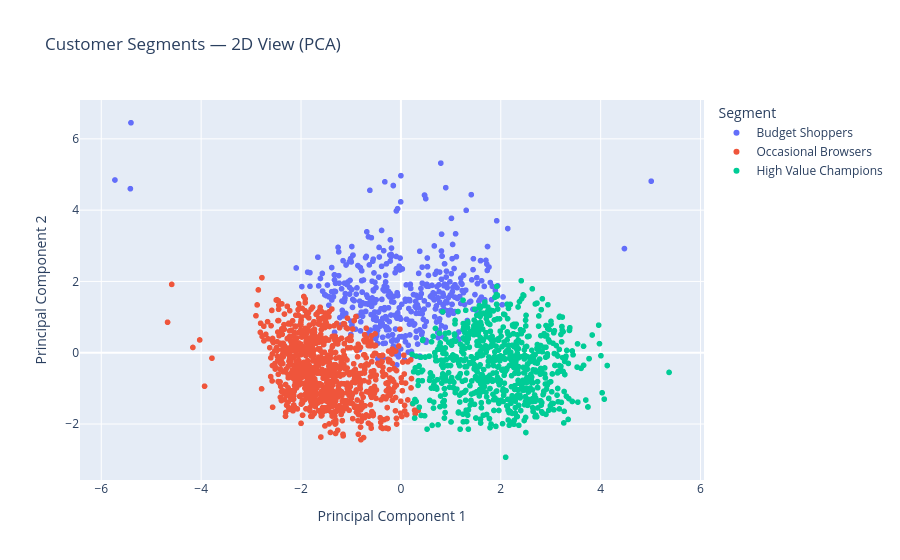

The code cell stored with this chart in its notebook:
### Code cell
segment_names = {
    0: "Budget Shoppers",
    1: "Occasional Browsers",
    2: "High Value Champions"
}

# Replace numeric labels with segment names for the legend
pca_labels = pd.Series(labels).map(segment_names)

fig = px.scatter(
    data_frame=X_pca,
    x="PC1",
    y="PC2",
    color=pca_labels,
    title="Customer Segments — 2D View (PCA)",
    labels={"color": "Segment"}
)
fig.update_layout(
    xaxis_title="Principal Component 1",
    yaxis_title="Principal Component 2"
)
fig.show()

### Figure 1 — Plotly figure (JSON) as saved in the notebook; plotly's stock layout.template omitted (floating-point values rounded to 4 significant figures; data arrays with more than 128 entries replaced by an {"elided": "..."} marker saying what was removed)
{"data": [{"hovertemplate": "Segment=Budget Shoppers<br>PC1=%{x}<br>PC2=%{y}<extra></extra>", "legendgroup": "Budget Shoppers", "marker": {"color": "#636efa", "symbol": "circle"}, "mode": "markers", "name": "Budget Shoppers", "showlegend": true, "type": "scattergl", "x": {"elided": "462 float values"}, "xaxis": "x", "y": {"elided": "462 float values"}, "yaxis": "y"}, {"hovertemplate": "Segment=Occasional Browsers<br>PC1=%{x}<br>PC2=%{y}<extra></extra>", "legendgroup": "Occasional Browsers", "marker": {"color": "#EF553B", "symbol": "circle"}, "mode": "markers", "name": "Occasional Browsers", "showlegend": true, "type": "scattergl", "x": {"elided": "1004 float values"}, "xaxis": "x", "y": {"elided": "1004 float values"}, "yaxis": "y"}, {"hovertemplate": "Segment=High Value Champions<br>PC1=%{x}<br>PC2=%{y}<extra></extra>", "legendgroup": "High Value Champions", "marker": {"color": "#00cc96", "symbol": "circle"}, "mode": "markers", "name": "High Value Champions", "showlegend": true, "type": "scattergl", "x": {"elided": "770 float values"}, "xaxis": "x", "y": {"elided": "770 float values"}, "yaxis": "y"}], "layout": {"legend": {"title": {"text": "Segment"}, "tracegroupgap": 0}, "title": {"text": "Customer Segments — 2D View (PCA)"}, "xaxis": {"anchor": "y", "domain": [0, 1], "title": {"text": "Principal Component 1"}}, "yaxis": {"anchor": "x", "domain": [0, 1], "title": {"text": "Principal Component 2"}}}}
